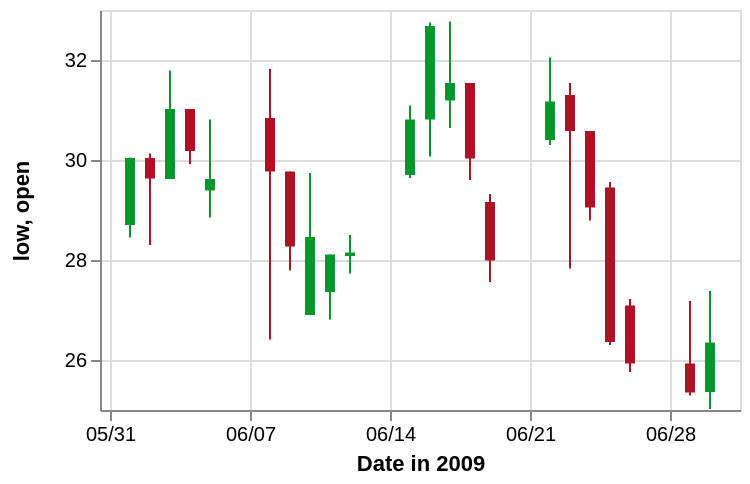

Describe this chart as a Vega-Lite specification.
### Vega specification from a JSON file in a GitHub repository (floating-point values rounded to 4 significant figures)
{"$schema": "https://vega.github.io/schema/vega/v3.0.json", "description": "A candlestick chart inspired from Protovis(http://mbostock.github.io/protovis/ex/candlestick.html)", "autosize": "pad", "padding": 5, "width": 320, "height": 200, "style": "cell", "data": [{"name": "source_0", "values": [{"date": "2009-06-01", "open": 28.7, "high": 30.05, "low": 28.45, "close": 30.04, "signal": "short", "ret": -4.894}, {"date": "2009-06-02", "open": 30.04, "high": 30.13, "low": 28.3, "close": 29.63, "signal": "short", "ret": -0.3226}, {"date": "2009-06-03", "open": 29.62, "high": 31.79, "low": 29.62, "close": 31.02, "signal": "short", "ret": 3.687}, {"date": "2009-06-04", "open": 31.02, "high": 31.02, "low": 29.92, "close": 30.18, "signal": "short", "ret": 4.51}, {"date": "2009-06-05", "open": 29.39, "high": 30.81, "low": 28.85, "close": 29.62, "signal": "short", "ret": 6.084}, {"date": "2009-06-08", "open": 30.84, "high": 31.82, "low": 26.41, "close": 29.77, "signal": "short", "ret": 1.254}, {"date": "2009-06-09", "open": 29.77, "high": 29.77, "low": 27.79, "close": 28.27, "signal": "short", "ret": -5.024}, {"date": "2009-06-10", "open": 26.9, "high": 29.74, "low": 26.9, "close": 28.46, "signal": "short", "ret": -5.466}, {"date": "2009-06-11", "open": 27.36, "high": 28.11, "low": 26.81, "close": 28.11, "signal": "short", "ret": -8.374}, {"date": "2009-06-12", "open": 28.08, "high": 28.5, "low": 27.73, "close": 28.15, "signal": "short", "ret": -5.528}, {"date": "2009-06-15", "open": 29.7, "high": 31.09, "low": 29.64, "close": 30.81, "signal": "long", "ret": 3.492}, {"date": "2009-06-16", "open": 30.81, "high": 32.75, "low": 30.07, "close": 32.68, "signal": "short", "ret": 0.155}, {"date": "2009-06-17", "open": 31.19, "high": 32.77, "low": 30.64, "close": 31.54, "signal": "short", "ret": 5.828}, {"date": "2009-06-18", "open": 31.54, "high": 31.54, "low": 29.6, "close": 30.03, "signal": "short", "ret": 8.176}, {"date": "2009-06-19", "open": 29.16, "high": 29.32, "low": 27.56, "close": 27.99, "signal": "short", "ret": 8.599}, {"date": "2009-06-22", "open": 30.4, "high": 32.05, "low": 30.3, "close": 31.17, "signal": "short", "ret": 15.49}, {"date": "2009-06-23", "open": 31.3, "high": 31.54, "low": 27.83, "close": 30.58, "signal": "short", "ret": 11.74}, {"date": "2009-06-24", "open": 30.58, "high": 30.58, "low": 28.79, "close": 29.05, "signal": "long", "ret": -10.42}, {"date": "2009-06-25", "open": 29.45, "high": 29.56, "low": 26.3, "close": 26.36, "signal": "long", "ret": 0}, {"date": "2009-06-26", "open": 27.09, "high": 27.22, "low": 25.76, "close": 25.93, "signal": "long", "ret": 0}, {"date": "2009-06-29", "open": 25.93, "high": 27.18, "low": 25.29, "close": 25.35, "signal": "long", "ret": 5.263}, {"date": "2009-06-30", "open": 25.36, "high": 27.38, "low": 25.02, "close": 26.35, "signal": "long", "ret": 6.738}]}, {"name": "data_1", "source": "source_0", "transform": [{"type": "formula", "expr": "toDate(datum[\"date\"])", "as": "date"}, {"type": "formula", "expr": "toNumber(datum[\"low\"])", "as": "low"}, {"type": "formula", "expr": "toNumber(datum[\"high\"])", "as": "high"}, {"type": "formula", "as": "yearmonthdate_date", "expr": "datetime(year(datum[\"date\"]), month(datum[\"date\"]), date(datum[\"date\"]), 0, 0, 0, 0)"}, {"type": "filter", "expr": "datum[\"yearmonthdate_date\"] !== null && !isNaN(datum[\"yearmonthdate_date\"]) && datum[\"low\"] !== null && !isNaN(datum[\"low\"])"}]}, {"name": "data_2", "source": "source_0", "transform": [{"type": "formula", "expr": "toDate(datum[\"date\"])", "as": "date"}, {"type": "formula", "expr": "toNumber(datum[\"open\"])", "as": "open"}, {"type": "formula", "expr": "toNumber(datum[\"close\"])", "as": "close"}, {"type": "formula", "as": "yearmonthdate_date", "expr": "datetime(year(datum[\"date\"]), month(datum[\"date\"]), date(datum[\"date\"]), 0, 0, 0, 0)"}, {"type": "filter", "expr": "datum[\"yearmonthdate_date\"] !== null && !isNaN(datum[\"yearmonthdate_date\"]) && datum[\"open\"] !== null && !isNaN(datum[\"open\"])"}]}], "marks": [{"name": "layer_0_marks", "type": "rule", "style": ["rule"], "from": {"data": "data_1"}, "encode": {"update": {"stroke": [{"test": "datum.open < datum.close", "value": "#06982d"}, {"value": "#ae1325"}], "x": {"scale": "x", "field": "yearmonthdate_date"}, "y": {"scale": "y", "field": "low"}, "y2": {"scale": "y", "field": "high"}}}}, {"name": "layer_1_marks", "type": "rect", "style": ["bar"], "from": {"data": "data_2"}, "encode": {"update": {"fill": [{"test": "datum.open < datum.close", "value": "#06982d"}, {"value": "#ae1325"}], "xc": {"scale": "x", "field": "yearmonthdate_date"}, "width": {"value": 5}, "y": {"scale": "y", "field": "open"}, "y2": {"scale": "y", "field": "close"}}}}], "scales": [{"name": "x", "type": "time", "domain": {"fields": [{"signal": "{data: datetime(2009, 4, 31, 0, 0, 0, 0)}"}, {"signal": "{data: datetime(2009, 6, 1, 0, 0, 0, 0)}"}, {"data": "data_2", "field": "yearmonthdate_date"}]}, "range": [0, {"signal": "width"}], "padding": 5}, {"name": "y", "type": "linear", "domain": {"fields": [{"data": "data_1", "field": "low"}, {"data": "data_1", "field": "high"}, {"data": "data_2", "field": "open"}, {"data": "data_2", "field": "close"}]}, "range": [{"signal": "height"}, 0], "zero": false, "nice": true}], "axes": [{"title": "Date in 2009", "scale": "x", "orient": "bottom", "labelFlush": true, "labelOverlap": true, "tickCount": {"signal": "ceil(width/40)"}, "encode": {"labels": {"update": {"text": {"signal": "timeFormat(datum.value, '%m/%d')"}}}}, "zindex": 1}, {"scale": "x", "orient": "bottom", "grid": true, "tickCount": {"signal": "ceil(width/40)"}, "gridScale": "y", "domain": false, "labels": false, "maxExtent": 0, "minExtent": 0, "ticks": false, "zindex": 0}, {"scale": "y", "orient": "left", "labelOverlap": true, "tickCount": {"signal": "ceil(height/40)"}, "title": "low, open", "zindex": 1}, {"scale": "y", "orient": "left", "grid": true, "tickCount": {"signal": "ceil(height/40)"}, "gridScale": "x", "domain": false, "labels": false, "maxExtent": 0, "minExtent": 0, "ticks": false, "zindex": 0}], "config": {"axisY": {"minExtent": 30}}}
